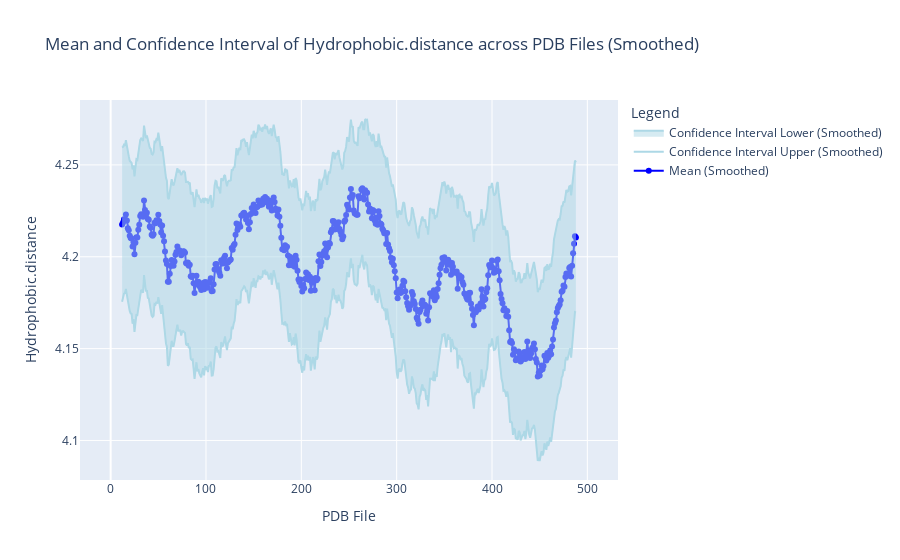
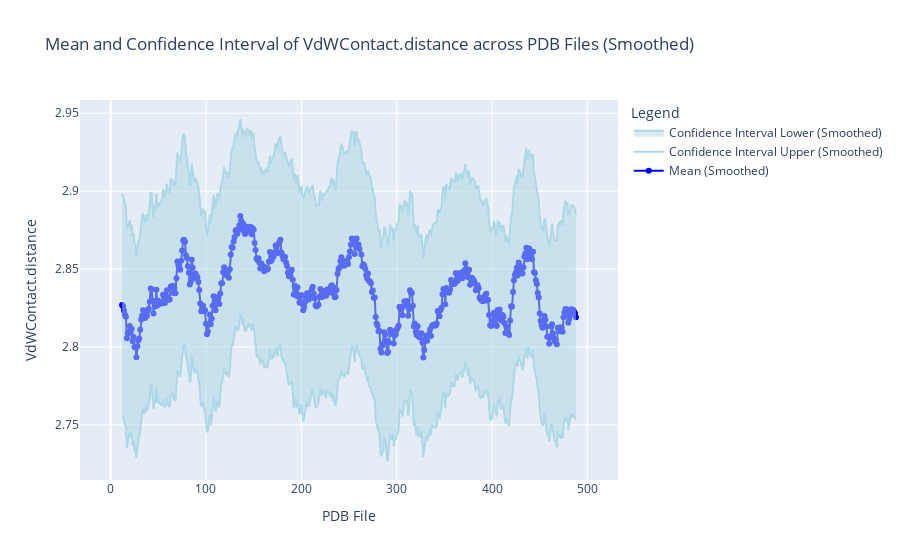

Notebook cell for these charts, in order:
### Code cell
numeric_columns = [
    col for col in final_results_df.columns
    if col not in ['PDB_File', 'Residue'] and pd.api.types.is_numeric_dtype(final_results_df[col])
]

# Plot with a default window size for the moving average
plot_mean_with_confidence_intervals(final_results_df, numeric_columns, window_size=25)

### Figure 1 — Plotly figure (JSON) as saved in the notebook; plotly's stock layout.template omitted (floating-point values rounded to 4 significant figures; data arrays with more than 128 entries replaced by an {"elided": "..."} marker saying what was removed)
{"data": [{"line": {"color": "blue"}, "mode": "lines+markers", "name": "Mean (Smoothed)", "type": "scatter", "x": {"elided": "500 int values"}, "y": {"elided": "500 float values"}}, {"line": {"color": "lightblue"}, "mode": "lines", "name": "Confidence Interval Upper (Smoothed)", "showlegend": true, "type": "scatter", "x": {"elided": "500 int values"}, "y": {"elided": "500 float values"}}, {"fill": "tonexty", "line": {"color": "lightblue"}, "mode": "lines", "name": "Confidence Interval Lower (Smoothed)", "type": "scatter", "x": {"elided": "500 int values"}, "y": {"elided": "500 float values"}}], "layout": {"legend": {"title": {"text": "Legend"}}, "title": {"text": "Mean and Confidence Interval of Hydrophobic.distance across PDB Files (Smoothed)"}, "xaxis": {"title": {"text": "PDB File"}}, "yaxis": {"title": {"text": "Hydrophobic.distance"}}}}

### Figure 2 — Plotly figure (JSON) as saved in the notebook; plotly's stock layout.template omitted (floating-point values rounded to 4 significant figures; data arrays with more than 128 entries replaced by an {"elided": "..."} marker saying what was removed)
{"data": [{"line": {"color": "blue"}, "mode": "lines+markers", "name": "Mean (Smoothed)", "type": "scatter", "x": {"elided": "500 int values"}, "y": {"elided": "500 float values"}}, {"line": {"color": "lightblue"}, "mode": "lines", "name": "Confidence Interval Upper (Smoothed)", "showlegend": true, "type": "scatter", "x": {"elided": "500 int values"}, "y": {"elided": "500 float values"}}, {"fill": "tonexty", "line": {"color": "lightblue"}, "mode": "lines", "name": "Confidence Interval Lower (Smoothed)", "type": "scatter", "x": {"elided": "500 int values"}, "y": {"elided": "500 float values"}}], "layout": {"legend": {"title": {"text": "Legend"}}, "title": {"text": "Mean and Confidence Interval of VdWContact.distance across PDB Files (Smoothed)"}, "xaxis": {"title": {"text": "PDB File"}}, "yaxis": {"title": {"text": "VdWContact.distance"}}}}
